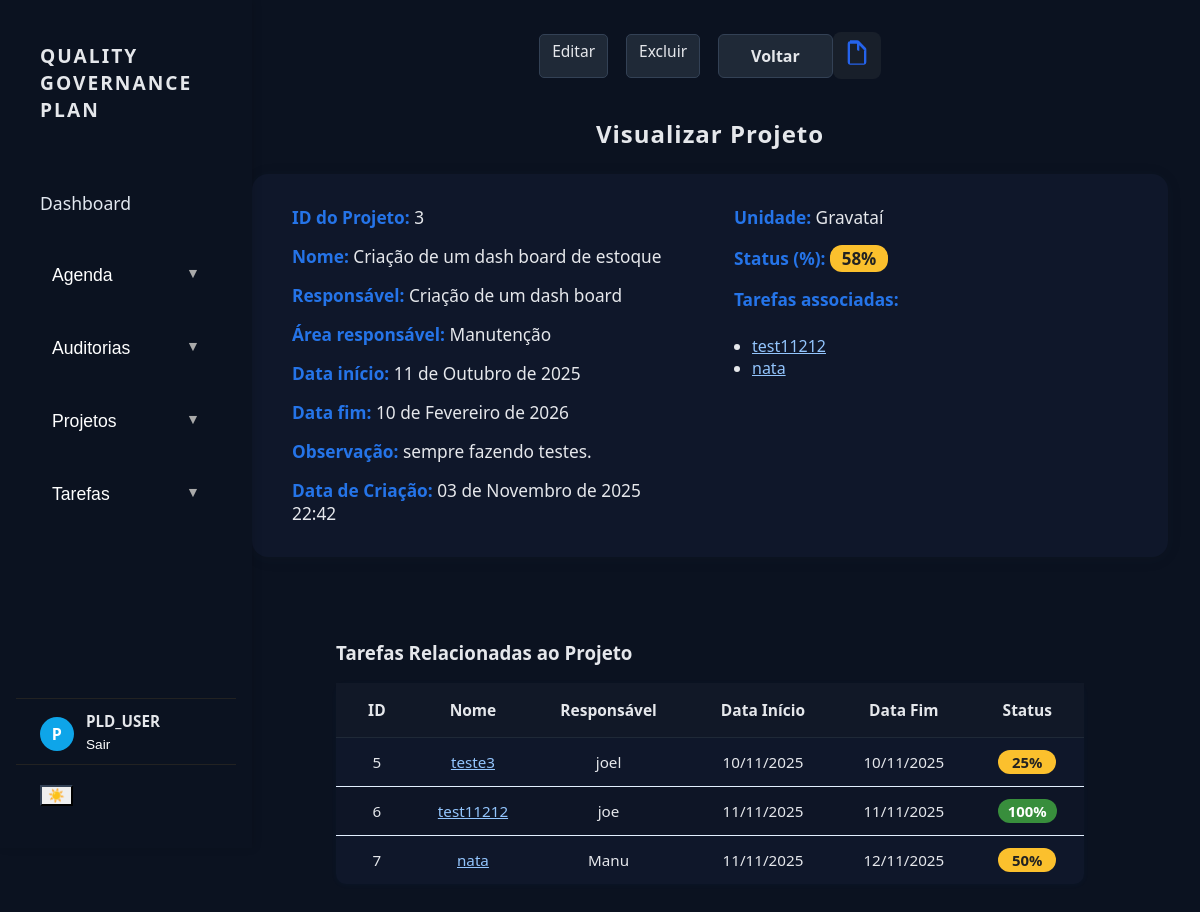
The page /projetos/3/ (signed in) on the database its author committed.
### banco_dados/models.py (models this page shows, shortened)
class Projeto(models.Model):
	nome = models.CharField(max_length=120, verbose_name='Nome do projeto')
	responsavel = models.CharField(max_length=100, verbose_name='Responsável')
	area_responsavel = models.CharField(max_length=20, choices=AreaResponsavel.choices, verbose_name='Área responsável')
	data_inicio = models.DateField(verbose_name='Data início')
	data_fim = models.DateField(verbose_name='Data fim')
	unidade = models.CharField(max_length=20, choices=Unidade.choices, verbose_name='Unidade')
	usuario = models.ForeignKey('auth.User', on_delete=models.PROTECT, verbose_name='Usuário', editable=False, null=True, blank=True)
	status = models.PositiveIntegerField(default=0, verbose_name='% concluído')
	observacao = models.TextField(blank=True, null=True, verbose_name='Observação')
	data_criacao = models.DateTimeField(auto_now_add=True, verbose_name='Data criação')
	tarefas_associadas = models.ManyToManyField('Tarefa', blank=True, verbose_name='Tarefas associadas', related_name='projetos_associados')

class Tarefa(models.Model):
	nome = models.CharField(max_length=120, verbose_name='Nome da tarefa')
	projeto = models.ForeignKey(Projeto, on_delete=models.CASCADE, related_name='tarefas')
	responsavel = models.CharField(max_length=100, verbose_name='Responsável', default='')
	data_inicio = models.DateField(verbose_name='Data início', null=True, blank=True)
	data_fim = models.DateField(verbose_name='Data fim', null=True, blank=True)
	concluida = models.BooleanField(default=False, verbose_name='Concluída')
	status = models.CharField(max_length=10, default='0%', verbose_name='Status (%)')
	observacao = models.TextField(blank=True, null=True, verbose_name='Observação')

### dashboard/views/projeto_visualizar.py (the view)
# urls.py: path('projetos/<int:projeto_id>/', projeto_visualizar, name='visualizar_projeto'),
def projeto_visualizar(request, projeto_id):
    projeto = Projeto.objects.get(id=projeto_id)
    tarefas_fk = Tarefa.objects.filter(projeto_id=projeto_id)
    tarefas_m2m = projeto.tarefas_associadas.all()
    tarefas = list({t.id: t for t in list(tarefas_fk) + list(tarefas_m2m)}.values())
    def parse_status(tarefa):
        s = str(getattr(tarefa, 'status', '0')).replace('%','').strip()
        try:
            return int(s)
        except Exception:
            return 0
    total = len(tarefas)
    if total > 0:
        status_sum = sum(parse_status(t) for t in tarefas)
        status_percent = int(status_sum / total)
    else:
        status_percent = 0
    return render(request, 'dashboard/projetos/visualizar.html', {
        'projeto': projeto,
        'tarefas_relacionadas': tarefas,
        'status_percent': status_percent,
    })

### dashboard/templatetags/custom_filters.py (called while the page is built)
@register.filter
def status_badge_class(percent):
    try:
        p = int(str(percent).replace('%', '').strip())
    except Exception:
        return ''
    buckets = [0, 25, 50, 75, 100]
    nearest = min(buckets, key=lambda b: abs(p - b))
    if nearest == 0:
        return 'status-vermelho'
    if nearest in (25, 50):
        return 'status-amarelo'
    if nearest == 75:
        return 'status-azul'
    if nearest == 100:
        return 'status-verde'
    return ''

### dashboard/templates/dashboard/projetos/visualizar.html (shortened to what this page needs)
{% extends 'dashboard/base.html' %}
{% load custom_filters %}
{% block content %}
    <div style="margin-bottom:18px; display:flex; justify-content:space-between; align-items:center;">
        <div style="display:flex; gap:12px;">
            <a href="/projetos/{{ projeto.id }}/editar/" class="btn-acao">Editar</a>
            <a href="/projetos/{{ projeto.id }}/excluir/" class="btn-acao">Excluir</a>
            <a href="/projetos/" class="btn-voltar">Voltar</a>
        </div>
        <a href="/projetos/{{ projeto.id }}/pdf/" title="Gerar PDF" style="margin-left:auto; display:inline-block; background:#181f2a; border-radius:8px; padding:7px 10px;">
            <svg xmlns="http://www.w3.org/2000/svg" width="28" height="28" fill="#2563eb" viewBox="0 0 24 24"><path d="M6 2a2 2 0 0 0-2 2v16a2 2 0 0 0 2 2h12a2 2 0 0 0 2-2V8.828A2 2 0 0 0 19.414 7.414l-5.828-5.828A2 2 0 0 0 12.172 1H6zm0 2h6v5a1 1 0 0 0 1 1h5v11H6V4zm8 1.414L18.586 10H14V5.414z"/></svg>
        </a>
    </div>
    <h2 class="titulo-form">Visualizar Projeto</h2>
    <div class="projeto-detalhes-grid">
    <div class="projeto-coluna">
            <p><strong>ID do Projeto:</strong> {{ projeto.id }}</p>
            <p><strong>Nome:</strong> {{ projeto.nome }}</p>
            <p><strong>Responsável:</strong> {{ projeto.responsavel }}</p>
            <p><strong>Área responsável:</strong> {{ projeto.area_responsavel }}</p>
            <p><strong>Data início:</strong> {{ projeto.data_inicio }}</p>
            <p><strong>Data fim:</strong> {{ projeto.data_fim }}</p>
            <p><strong>Observação:</strong> <span style="white-space:pre-line;">{{ projeto.observacao|default:'-' }}</span></p>
            <p><strong>Data de Criação:</strong> {{ projeto.data_criacao|date:'d \\d\\e F \\d\\e Y H:i' }}</p>
        </div>
        <div class="projeto-coluna">
            <p><strong>Unidade:</strong> {{ projeto.unidade }}</p>
            <p><strong>Status (%):</strong> <span class="status-badge {{ status_percent|status_badge_class }}">{{ status_percent }}%</span></p>
            <p><strong>Tarefas associadas:</strong></p>
            <ul>
            {% for tarefa in projeto.tarefas_associadas.all %}
                <li>
                    <a href="/tarefas/{{ tarefa.id }}/">{{ tarefa.nome }}</a> {% if tarefa.concluida %}(Concluída){% endif %}
                </li>
            {% endfor %}
            </ul>
        </div>
    </div>
    <section style="margin-top:32px;">
        <h3 style="text-align:left;">Tarefas Relacionadas ao Projeto</h3>
        <table class="projetos-lista" style="margin-top:12px;min-width:600px;text-align:left;margin-left:0;">
            <thead>
                <tr>
                    <th>ID</th>
                    <th>Nome</th>
                    <th>Responsável</th>
                    <th>Data Início</th>
                    <th>Data Fim</th>
                    <th>Status</th>
                </tr>
            </thead>
            <tbody>
            {% for tarefa in tarefas_relacionadas %}
                <tr>
                    <td>{{ tarefa.id }}</td>
                    <td><a href="/tarefas/{{ tarefa.id }}/">{{ tarefa.nome }}</a></td>
                    <td>{{ tarefa.responsavel }}</td>
                    <td>{{ tarefa.data_inicio|date:'d/m/Y' }}</td>
                    <td>{{ tarefa.data_fim|date:'d/m/Y' }}</td>
                    <td>
                        <span class="status-badge {{ tarefa.status|status_badge_class }}">{{ tarefa.status }}</span>
                    </td>
                </tr>
            {% empty %}
                <tr><td colspan="6" class="muted">Nenhuma tarefa relacionada a este projeto.</td></tr>
            {% endfor %}
            </tbody>
        </table>
    </section>
{% endblock %}

### dashboard/templates/dashboard/base.html (shortened to what this page needs)
{% load static %}
<!DOCTYPE html>
<html lang="pt-br">
<head>
    <link rel="stylesheet" href="{% static 'dashboard/style.css' %}">
    <link rel="stylesheet" href="{% static 'dashboard/theme.css' %}">
    <link rel="stylesheet" href="{% static 'dashboard/dark.css' %}">
</head>
<body class="dark">
    <div class="sidebar">
        <span class="project-title">QUALITY GOVERNANCE PLAN</span>
        <nav class="side-menu">
            <ul>
                <li><a href="/">Dashboard</a></li>
                <li class="dropdown">
                    <button type="button">Agenda</button>
                </li>
                <li class="dropdown">
                    <button type="button">Auditorias</button>
                </li>
                <li class="dropdown">
                    <button type="button">Projetos</button>
                </li>
                <li class="dropdown">
                    <button type="button">Tarefas</button>
                </li>
            </ul>
        </nav>
        <div class="sidebar-user" aria-label="Usuário logado">
            <div class="avatar" aria-hidden="true">
                {{ request.user.username|first|upper }}
            </div>
            <div class="user-meta">
                <div class="name">{{ request.user.get_full_name|default:request.user.username }}</div>
                <div class="actions">
                    <form method="post" action="{% url 'logout' %}" style="display:inline;">
                        <button type="submit" class="logout" style="background:none;border:none;padding:0;color:inherit;cursor:pointer;">Sair</button>
                    </form>
                </div>
            </div>
        </div>
        <div class="sidebar-actions">
            <button id="theme-toggle" class="theme-toggle" title="Alternar tema" aria-label="Alternar tema">☀️</button>
        </div>
    </div>
    <main class="main-content" style="margin-left:220px;">
        {% block content %}{% endblock %}
    </main>
</body>
</html>

### dashboard/static/dashboard/style.css (style rules this page uses)
.status-badge { display: inline-block; min-width: 38px; padding: 2px 10px; border-radius: 12px; font-weight: 600; font-size: 0.98em; text-align: center; color: #fff; }
.status-amarelo { background: #fbc02d; color: #222; }
.status-verde { background: #388e3c; }
.projeto-detalhes-grid { display: grid; grid-template-columns: 1fr 1fr; gap: 40px; background: var(--surface-0); border-radius: 16px; box-shadow: 0 2px 16px 0 rgba(38, 50, 56, 0.08); padding: 32px 40px; margin-bottom: 32px; max-width: 900px; }
.projeto-coluna { display: flex; flex-direction: column; gap: 16px; }
.projeto-detalhes-grid p { font-size: 1.08rem; color: var(--text-900); margin: 0; }
.projeto-detalhes-grid strong { color: #2574e8; font-weight: 600; }
.projeto-detalhes-grid ul { margin: 8px 0 0 0; padding-left: 18px; }
.projetos-lista { width: 100%; border-collapse: separate; border-spacing: 0; background: var(--surface-0); border-radius: 10px; box-shadow: 0 1px 6px rgba(24,119,242,0.04); }
.projetos-lista th { background: #e3f0ff; color: #1877F2; font-weight: 600; padding: 12px 8px; border-bottom: 2px solid #dbeafe; font-size: 1em; }
.projetos-lista td { padding: 10px 8px; font-size: 0.98em; color: #333; border-bottom: 1px solid #e3f0ff; }
.projetos-lista tr:last-child td { border-bottom: none; }
.btn-acao { background: #e3f0ff; color: #1877F2; border: none; border-radius: 5px; padding: 5px 12px; font-size: 0.97em; font-weight: 500; margin-right: 6px; cursor: pointer; text-decoration: none; transition: background 0.2s, color 0.2s; }
body { margin: 0; font-family: 'Segoe UI', Arial, sans-serif; background: var(--surface-50); }
.sidebar { width: 260px; background: #1877F2; color: #fff; height: 100vh; position: fixed; left: 0; top: 0; display: flex; flex-direction: column; padding: 24px 16px; }
.project-title { font-size: 1.4em; font-weight: bold; margin-bottom: 24px; letter-spacing: 1px; }
.sidebar nav ul { list-style: none; padding: 0; }
.sidebar nav ul li { margin: 16px 0; font-size: 1.1em; cursor: pointer; transition: background 0.2s; padding: 6px 12px; border-radius: 4px; }
.main-content { margin-left: 0; padding: 32px; display: flex; flex-direction: column; align-items: center; }
.titulo-form { color: #2574e8; font-size: 2rem; margin-bottom: 24px; font-weight: 700; text-align: left; }
.btn-voltar { background: #e0e7ef; color: #2574e8; border-radius: 6px; padding: 10px 32px; font-weight: 600; font-size: 1rem; text-decoration: none; border: none; display: inline-block; transition: background 0.2s; }
.tabela-tarefas th, .tabela-tarefas td, .projetos-lista th, .projetos-lista td { padding: 16px 32px; font-size: 1.12rem; text-align: center; }

### dashboard/static/dashboard/dark.css (style rules this page uses)
:root { --surface-50: #0b1220; --surface-0: #0f172a; --surface-100: #111827; --border-200: #1f2937; --text-900: #e5e7eb; --text-700: #cbd5e1; --muted-400: #94a3b8; }
.theme-toggle { color: #e5e7eb; border-color: #334155; }
body { background: var(--surface-50) !important; color: var(--text-900) !important; }
.project-title { color: var(--text-900) !important; }
.sidebar { background: #0b1220 !important; }
.sidebar a { color: #e2e8f0 !important; background: transparent !important; }
h1, h2, h3, .projetos-titulo, .titulo-form, .titulo-lista { color: #e5e7eb !important; }
.projetos-lista, .tabela-tarefas, .tabela-reunioes { background: var(--surface-0) !important; }
.projetos-lista thead th, .tabela-tarefas thead th, .tabela-reunioes thead th { background: var(--surface-100) !important; color: var(--text-900) !important; border-bottom: 1px solid var(--border-200) !important; }
.projetos-lista tbody tr:nth-child(even), .tabela-tarefas tbody tr:nth-child(even), .tabela-reunioes tbody tr:nth-child(even) { background: color-mix(in srgb, #000 10%, var(--surface-0)) !important; }
.projetos-lista td, .tabela-tarefas td, .tabela-reunioes td { color: var(--text-900) !important; }
.btn-acao, .btn-cancelar, .btn-voltar { background: #1f2937 !important; color: #e5e7eb !important; border: 1px solid #334155 !important; }
a { color: #93c5fd; }

### rows shown on the page
Projeto: id "3", nome "Criação de um dash board de estoque", responsavel "Criação de um dash board", area_responsavel "Manutenção", data_inicio "11 de Outubro de 2025", data_fim "10 de Fevereiro de 2026", observacao "sempre fazendo testes.", data_criacao "03 de Novembro de 2025 22:42", unidade "Gravataí"
Tarefa: nome "test11212", id "6", responsavel "joe", data_inicio "11/11/2025", data_fim "11/11/2025", status "100%"
Tarefa: nome "nata", id "7", responsavel "Manu", data_inicio "11/11/2025", data_fim "12/11/2025", status "50%"
Tarefa: id "5", nome "teste3", responsavel "joel", data_inicio "10/11/2025", data_fim "10/11/2025", status "25%"

### other values the page prints
{{ request.user.username|first|upper }} "P"
{{ request.user.get_full_name|default:request.user.username }} "PLD_USER"
{{ status_percent }} "58"
